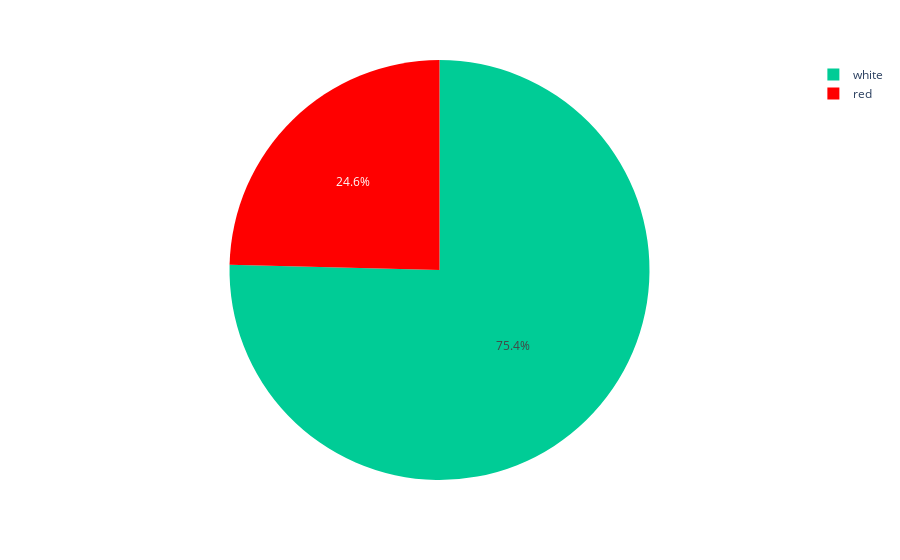

This figure's notebook cell:
### Code cell
import plotly.express as px

fig = px.pie(New,names='type',color='type',
             color_discrete_map={'white ':'white',
                                 'red':'red'})
fig.show()

### Figure 1 — Plotly figure (JSON) as saved in the notebook; plotly's stock layout.template omitted (floating-point values rounded to 4 significant figures; data arrays with more than 128 entries replaced by an {"elided": "..."} marker saying what was removed)
{"data": [{"customdata": {"elided": "6497x1 str values"}, "domain": {"x": [0, 1], "y": [0, 1]}, "hovertemplate": "type=%{customdata[0]}<extra></extra>", "labels": {"elided": "6497 str values"}, "legendgroup": "", "marker": {"colors": {"elided": "6497 str values"}}, "name": "", "showlegend": true, "type": "pie"}], "layout": {"legend": {"tracegroupgap": 0}, "margin": {"t": 60}}}
